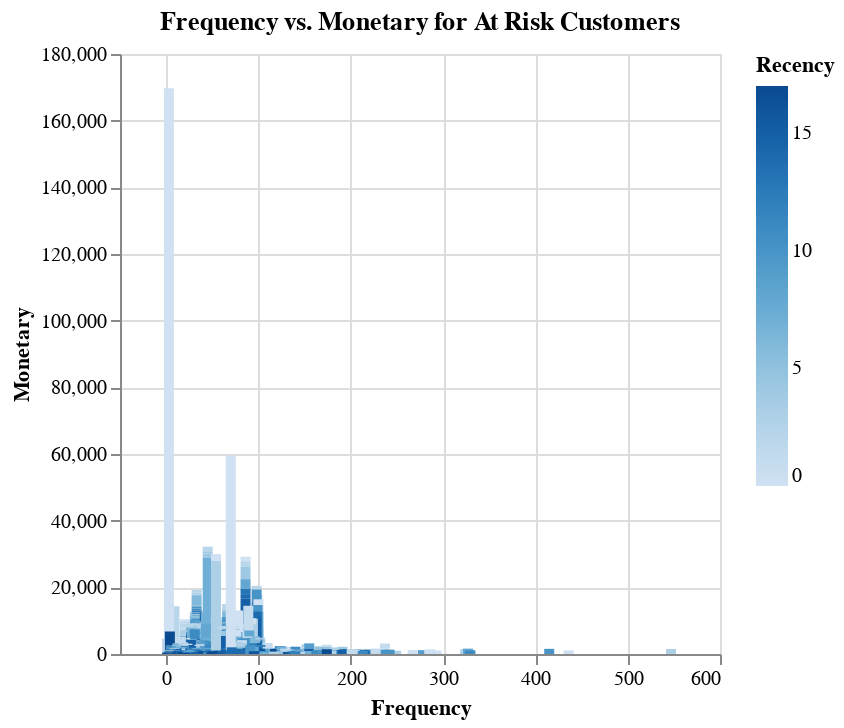

Here is the notebook cell this chart was saved with:
### Markdown cell above
### Frequency vs. Monetary

### Code cell
frequency_monetary_chart = alt.Chart(risk_customer_df).mark_bar().encode(
    x='Frequency',
    y='Monetary',
    color='Recency',
    tooltip=['CustomerID', 'Frequency', 'Monetary', 'Recency']
).properties(
    title='Frequency vs. Monetary for At Risk Customers'
)
frequency_monetary_chart.show()

### Figure 1 — Vega-Lite specification as saved in the notebook (floating-point values rounded to 4 significant figures; data arrays with more than 128 entries replaced by an {"elided": "..."} marker saying what was removed)
{"config": {"view": {"continuousWidth": 300, "continuousHeight": 300}}, "data": {"name": "data-188a370090842eccf9a97abf8a75f26d"}, "mark": {"type": "bar"}, "encoding": {"color": {"field": "Recency", "type": "quantitative"}, "tooltip": [{"field": "CustomerID", "type": "quantitative"}, {"field": "Frequency", "type": "quantitative"}, {"field": "Monetary", "type": "quantitative"}, {"field": "Recency", "type": "quantitative"}], "x": {"field": "Frequency", "type": "quantitative"}, "y": {"field": "Monetary", "type": "quantitative"}}, "title": "Frequency vs. Monetary for At Risk Customers", "$schema": "https://vega.github.io/schema/vega-lite/v5.20.1.json", "datasets": {"data-188a370090842eccf9a97abf8a75f26d": {"elided": "634 records"}}}
